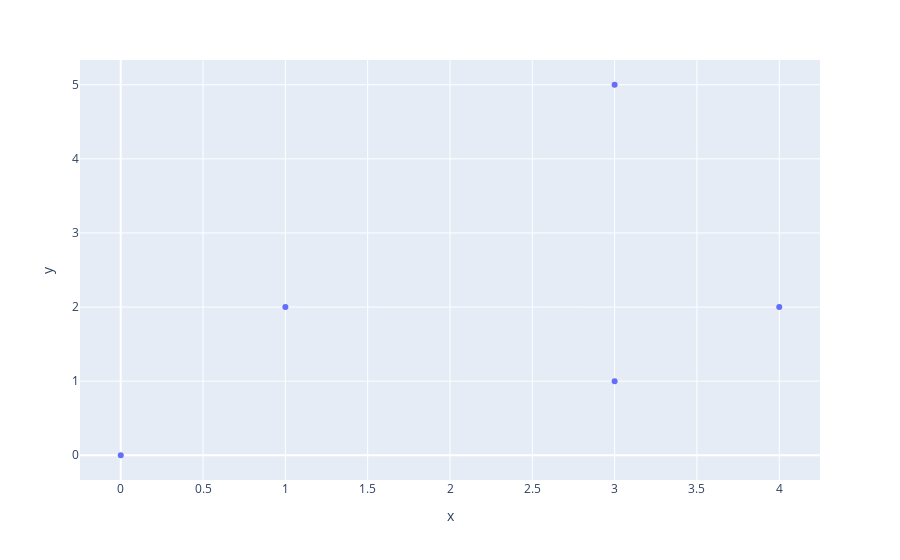

The code cell stored with this chart in its notebook:
### Code cell
import plotly.express as px
import pandas as pd

points_2D = [(3, 5), (1, 2), (3, 1), (0, 0), (4, 2)]
df = pd.DataFrame(points_2D, columns=['x', 'y'])
fig = px.scatter(df, x='x', y='y')
fig.show()

### Figure 1 — Plotly figure (JSON) as saved in the notebook; plotly's stock layout.template omitted (floating-point values rounded to 4 significant figures)
{"data": [{"hovertemplate": "x=%{x}<br>y=%{y}<extra></extra>", "legendgroup": "", "marker": {"color": "#636efa", "symbol": "circle"}, "mode": "markers", "name": "", "orientation": "v", "showlegend": false, "type": "scatter", "x": [3, 1, 3, 0, 4], "xaxis": "x", "y": [5, 2, 1, 0, 2], "yaxis": "y"}], "layout": {"legend": {"tracegroupgap": 0}, "margin": {"t": 60}, "xaxis": {"anchor": "y", "domain": [0, 1], "title": {"text": "x"}}, "yaxis": {"anchor": "x", "domain": [0, 1], "title": {"text": "y"}}}}
